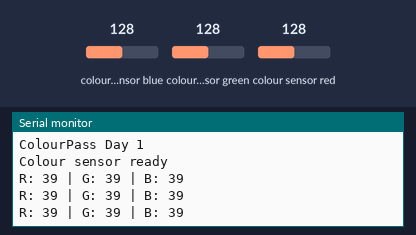
Recording of a sketch running on a simulated Arduino Uno, built with avr-gcc and run on an emulated ATmega328P. Parts: the last lines printed to the serial monitor. Wiring (inferred from the names in the program): TCS3200 colour sensor: output pin 4; S2 pin 2; S3 pin 3. The test bench sets the inputs (shaded band); at power-on: colour sensor blue 128, colour sensor green 128, colour sensor red 128.

Above: at 2.2 s.
2.3 s: colour sensor blue set to 5
At 3.1 s:
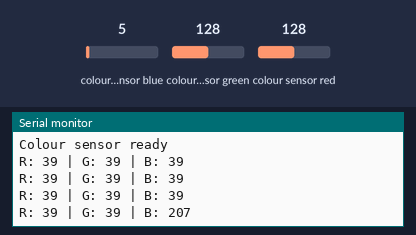
3.8 s: colour sensor green set to 5
At 3.8 s:
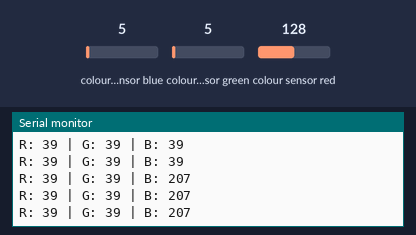
5.3 s: colour sensor red set to 5
At 5.7 s:
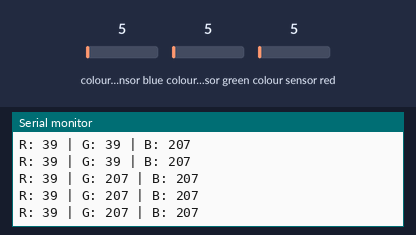

Measured:
- after the input at 2.3 s, the serial monitor: prints a new line after 0.32 s (image 1)

The sketch:

ColourPass_ColourTest.ino
```cpp
/*
  ColourPass - Day 1
  DFRobot TCS3200 Colour Sensor Test
  Arduino MKR WiFi 1010

  Sensor:
  S0  -> 0
  S1  -> 1
  S2  -> 2
  S3  -> 3
  OUT -> 4
*/

const int S0 = 0;
const int S1 = 1;
const int S2 = 2;
const int S3 = 3;
const int sensorOut = 4;

unsigned long readColour(
  int s2Value,
  int s3Value
) {
  digitalWrite(S2, s2Value);
  digitalWrite(S3, s3Value);

  delay(10);

  return pulseIn(sensorOut, LOW, 100000UL);
}

void setup() {
  Serial.begin(115200);

  pinMode(S0, OUTPUT);
  pinMode(S1, OUTPUT);
  pinMode(S2, OUTPUT);
  pinMode(S3, OUTPUT);
  pinMode(sensorOut, INPUT);

  // 20% frequency scaling
  digitalWrite(S0, HIGH);
  digitalWrite(S1, LOW);

  delay(1000);

  Serial.println("ColourPass Day 1");
  Serial.println("Colour sensor ready");
}

void loop() {
  unsigned long red = readColour(LOW, LOW);
  unsigned long green = readColour(HIGH, HIGH);
  unsigned long blue = readColour(LOW, HIGH);

  Serial.print("R: ");
  Serial.print(red);

  Serial.print(" | G: ");
  Serial.print(green);

  Serial.print(" | B: ");
  Serial.println(blue);

  delay(500);
}
```
